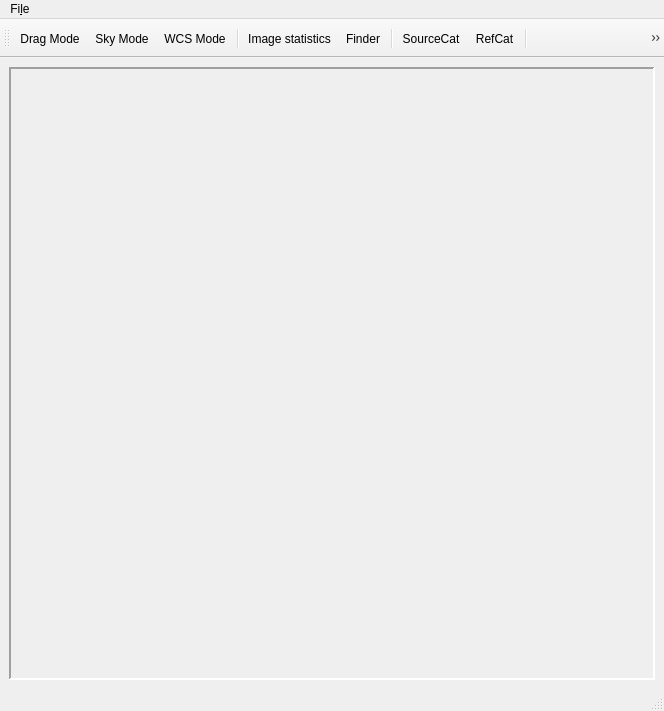
<?xml version="1.0" encoding="UTF-8"?>
<ui version="4.0">
 <class>IView</class>
 <widget class="QMainWindow" name="IView">
  <property name="geometry">
   <rect>
    <x>0</x>
    <y>0</y>
    <width>664</width>
    <height>711</height>
   </rect>
  </property>
  <property name="sizePolicy">
   <sizepolicy hsizetype="Preferred" vsizetype="Preferred">
    <horstretch>0</horstretch>
    <verstretch>0</verstretch>
   </sizepolicy>
  </property>
  <property name="windowTitle">
   <string>iView</string>
  </property>
  <widget class="QWidget" name="centralwidget">
   <layout class="QGridLayout" name="gridLayout_6">
    <item row="0" column="0">
     <widget class="QFrame" name="frame">
      <property name="sizePolicy">
       <sizepolicy hsizetype="Preferred" vsizetype="Preferred">
        <horstretch>0</horstretch>
        <verstretch>0</verstretch>
       </sizepolicy>
      </property>
      <property name="frameShape">
       <enum>QFrame::Panel</enum>
      </property>
      <property name="frameShadow">
       <enum>QFrame::Sunken</enum>
      </property>
      <property name="lineWidth">
       <number>2</number>
      </property>
      <layout class="QGridLayout" name="gridLayout_5">
       <property name="leftMargin">
        <number>0</number>
       </property>
       <property name="topMargin">
        <number>0</number>
       </property>
       <property name="rightMargin">
        <number>0</number>
       </property>
       <property name="bottomMargin">
        <number>0</number>
       </property>
       <property name="spacing">
        <number>0</number>
       </property>
       <item row="0" column="0">
        <layout class="QVBoxLayout" name="graphicsLayout">
         <property name="spacing">
          <number>0</number>
         </property>
        </layout>
       </item>
      </layout>
     </widget>
    </item>
   </layout>
  </widget>
  <widget class="QMenuBar" name="menubar">
   <property name="geometry">
    <rect>
     <x>0</x>
     <y>0</y>
     <width>664</width>
     <height>23</height>
    </rect>
   </property>
   <widget class="QMenu" name="menuFile">
    <property name="title">
     <string>Fi&amp;le</string>
    </property>
    <addaction name="actionLoadImageFromDrive"/>
    <addaction name="actionClose"/>
   </widget>
   <addaction name="menuFile"/>
  </widget>
  <widget class="QStatusBar" name="statusbar"/>
  <widget class="QToolBar" name="toolBar">
   <property name="windowTitle">
    <string>toolBar</string>
   </property>
   <attribute name="toolBarArea">
    <enum>TopToolBarArea</enum>
   </attribute>
   <attribute name="toolBarBreak">
    <bool>false</bool>
   </attribute>
   <addaction name="actionDragMode"/>
   <addaction name="actionSkyMode"/>
   <addaction name="actionWCSMode"/>
   <addaction name="separator"/>
   <addaction name="actionImage_statistics"/>
   <addaction name="actionFinder"/>
   <addaction name="separator"/>
   <addaction name="actionSourceCat"/>
   <addaction name="actionRefCat"/>
   <addaction name="separator"/>
   <addaction name="actionPrevious"/>
   <addaction name="actionNext"/>
   <addaction name="actionStart"/>
   <addaction name="actionEnd"/>
   <addaction name="actionBack"/>
   <addaction name="actionForward"/>
  </widget>
  <action name="actionLoadImageFromDrive">
   <property name="text">
    <string>&amp;Load image from drive</string>
   </property>
  </action>
  <action name="actionClose">
   <property name="text">
    <string>&amp;Close</string>
   </property>
  </action>
  <action name="actionStart">
   <property name="icon">
    <iconset resource="../resources.qrc">
     <normaloff>:/icons/icon_start.png</normaloff>:/icons/icon_start.png</iconset>
   </property>
   <property name="text">
    <string/>
   </property>
   <property name="toolTip">
    <string>First in series</string>
   </property>
  </action>
  <action name="actionPrevious">
   <property name="icon">
    <iconset resource="../resources.qrc">
     <normaloff>:/icons/icon_previous.png</normaloff>:/icons/icon_previous.png</iconset>
   </property>
   <property name="text">
    <string/>
   </property>
   <property name="toolTip">
    <string>Previous in series</string>
   </property>
  </action>
  <action name="actionBack">
   <property name="checkable">
    <bool>true</bool>
   </property>
   <property name="icon">
    <iconset resource="../resources.qrc">
     <normaloff>:/icons/icon_back.png</normaloff>:/icons/icon_back.png</iconset>
   </property>
   <property name="text">
    <string/>
   </property>
   <property name="toolTip">
    <string>Play back series</string>
   </property>
  </action>
  <action name="actionForward">
   <property name="checkable">
    <bool>true</bool>
   </property>
   <property name="icon">
    <iconset resource="../resources.qrc">
     <normaloff>:/icons/icon_forward.png</normaloff>:/icons/icon_forward.png</iconset>
   </property>
   <property name="text">
    <string/>
   </property>
   <property name="toolTip">
    <string>Play forward series</string>
   </property>
  </action>
  <action name="actionNext">
   <property name="icon">
    <iconset resource="../resources.qrc">
     <normaloff>:/icons/icon_next.png</normaloff>:/icons/icon_next.png</iconset>
   </property>
   <property name="text">
    <string/>
   </property>
   <property name="toolTip">
    <string>Next in series</string>
   </property>
  </action>
  <action name="actionEnd">
   <property name="icon">
    <iconset resource="../resources.qrc">
     <normaloff>:/icons/icon_end.png</normaloff>:/icons/icon_end.png</iconset>
   </property>
   <property name="text">
    <string/>
   </property>
   <property name="toolTip">
    <string>Last in series</string>
   </property>
  </action>
  <action name="actionSourceCat">
   <property name="checkable">
    <bool>true</bool>
   </property>
   <property name="text">
    <string>SourceCat</string>
   </property>
   <property name="toolTip">
    <string>Overlay source catalog</string>
   </property>
  </action>
  <action name="actionRefCat">
   <property name="checkable">
    <bool>true</bool>
   </property>
   <property name="text">
    <string>RefCat</string>
   </property>
   <property name="toolTip">
    <string>Overlay reference catalog</string>
   </property>
  </action>
  <action name="actionDragMode">
   <property name="checkable">
    <bool>true</bool>
   </property>
   <property name="icon">
    <iconset resource="../resources.qrc">
     <normaloff>:/icons/hand.png</normaloff>:/icons/hand.png</iconset>
   </property>
   <property name="text">
    <string>Drag Mode</string>
   </property>
   <property name="toolTip">
    <string>Middle mouse button drags image</string>
   </property>
  </action>
  <action name="actionSkyMode">
   <property name="checkable">
    <bool>true</bool>
   </property>
   <property name="icon">
    <iconset resource="../resources.qrc">
     <normaloff>:/icons/pipette.png</normaloff>:/icons/pipette.png</iconset>
   </property>
   <property name="text">
    <string>Sky Mode</string>
   </property>
   <property name="toolTip">
    <string>Middle mouse button creates sky measurement areas</string>
   </property>
  </action>
  <action name="actionWCSMode">
   <property name="checkable">
    <bool>true</bool>
   </property>
   <property name="icon">
    <iconset resource="../resources.qrc">
     <normaloff>:/icons/wcs.png</normaloff>:/icons/wcs.png</iconset>
   </property>
   <property name="text">
    <string>WCS Mode</string>
   </property>
   <property name="toolTip">
    <string>Middle mouse button changes CRPIX1/2</string>
   </property>
  </action>
  <action name="actionImage_statistics">
   <property name="checkable">
    <bool>true</bool>
   </property>
   <property name="icon">
    <iconset resource="../resources.qrc">
     <normaloff>:/icons/sigma.png</normaloff>:/icons/sigma.png</iconset>
   </property>
   <property name="text">
    <string>Image statistics</string>
   </property>
   <property name="toolTip">
    <string>Display local and global image statistics</string>
   </property>
  </action>
  <action name="actionMaskingMode">
   <property name="checkable">
    <bool>true</bool>
   </property>
   <property name="icon">
    <iconset resource="../resources.qrc">
     <normaloff>:/icons/satellite-icon.png</normaloff>:/icons/satellite-icon.png</iconset>
   </property>
   <property name="text">
    <string>Masking</string>
   </property>
   <property name="toolTip">
    <string>Mask satellites and other image defects</string>
   </property>
  </action>
  <action name="actionFinder">
   <property name="checkable">
    <bool>true</bool>
   </property>
   <property name="icon">
    <iconset resource="../resources.qrc">
     <normaloff>:/icons/magnifyer.png</normaloff>:/icons/magnifyer.png</iconset>
   </property>
   <property name="text">
    <string>Finder</string>
   </property>
   <property name="toolTip">
    <string>Locate a target in the image</string>
   </property>
  </action>
 </widget>
 <resources>
  <include location="../resources.qrc"/>
 </resources>
 <connections/>
</ui>
